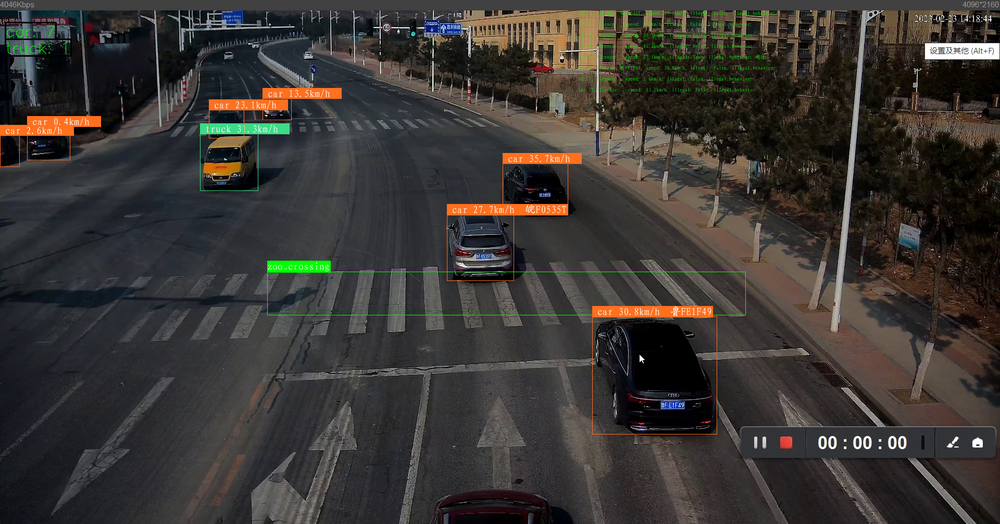
#> input picture img_1.png, 1000 x 524 px, shrunk from 1920 x 1007 before the run
$ python -i color_det.py   (imports and definitions only)
#> lines starting #> are read from the running program, lines starting #| are printed output that depends on the picture; after the words box and inside, x2 and y2 are one past the last pixel; in counts of white or black regions, pixels touching at a corner belong together
#> further down, picture is the input picture: shape (524, 1000, 3); mean B, G, R 51.3, 54.7, 58.1
### colorList.py
import numpy as np
import collections
#定义字典存放颜色分量上下限
#例如：{颜色: [min分量, max分量]}
def getColorList():
    dict = collections.defaultdict(list)
    #红色1
    lower_red = np.array([0, 43, 46])
    upper_red = np.array([10, 255, 255])
    color_list = []
    color_list.append(lower_red)
    color_list.append(upper_red)
    dict['red1']=color_list
    #红色2
    lower_red = np.array([156, 43, 46])
    upper_red = np.array([180, 255, 255])
    color_list = []
    color_list.append(lower_red)
    color_list.append(upper_red)
    dict['red2']=color_list
    #黄色
    lower_yellow = np.array([26, 43, 46])
    upper_yellow = np.array([34, 255, 255])
    color_list = []
    color_list.append(lower_yellow)
    color_list.append(upper_yellow)
    dict['yellow'] = color_list
    #绿色
    lower_green = np.array([78,43,46])
    upper_green = np.array([99,255,255])
    color_list = []
    color_list.append(lower_green)
    color_list.append(upper_green)
    dict['green'] = color_list
    return dict

### color_det.py
import cv2
import colorList
#处理图片
def get_color(frame):
    hsv = cv2.cvtColor(frame,cv2.COLOR_BGR2HSV)
#> hsv: shape (524, 1000, 3); mean H, S, V 65, 59.6, 62.5
    maxsum = -100
    color = None
    color_dict = colorList.getColorList()
    for d in color_dict:
        mask = cv2.inRange(hsv,color_dict[d][0],color_dict[d][1])
        binary = cv2.threshold(mask, 127, 255, cv2.THRESH_BINARY)[1]
        binary = cv2.dilate(binary,None,iterations=2)
        cnts, hiera = cv2.findContours(binary.copy(),cv2.RETR_EXTERNAL,cv2.CHAIN_APPROX_SIMPLE)
        sum = 0
        for c in cnts:
            sum+=cv2.contourArea(c)
        if sum > maxsum :
            maxsum = sum
            color = d
#> this loop made 4 passes
#> pass 1, in get_color, `mask = cv2.inRange(hsv,color_dict[d][0],color_dict[d][1])`:
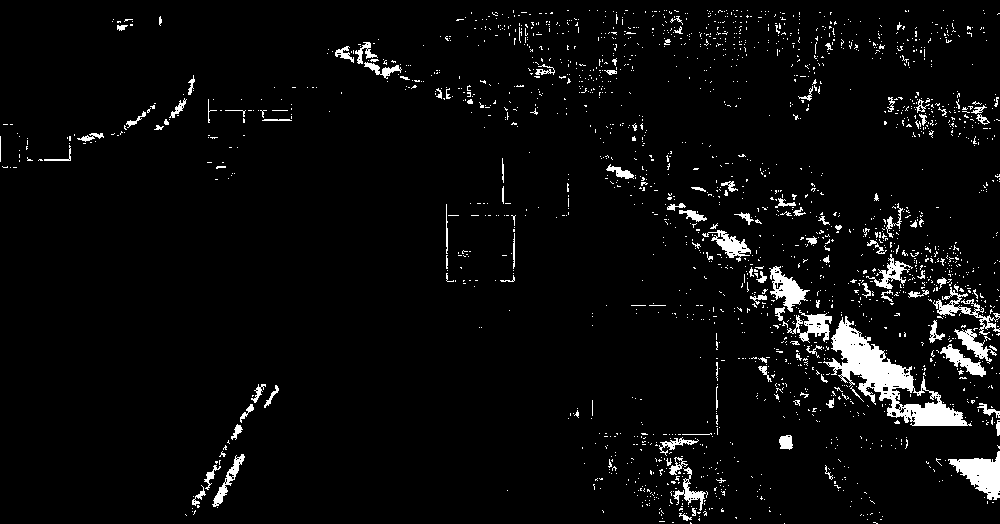
#> mask: shape (524, 1000); 4.3% white; 2034 white regions (1914 under 20 px), largest, box (x1, y1, x2, y2) and area: (823, 316, 972, 426) 4629, (948, 451, 1000, 500) 1290, (769, 266, 810, 312) 775
#> pass 1, in get_color, `binary = cv2.dilate(binary,None,iterations=2)`:
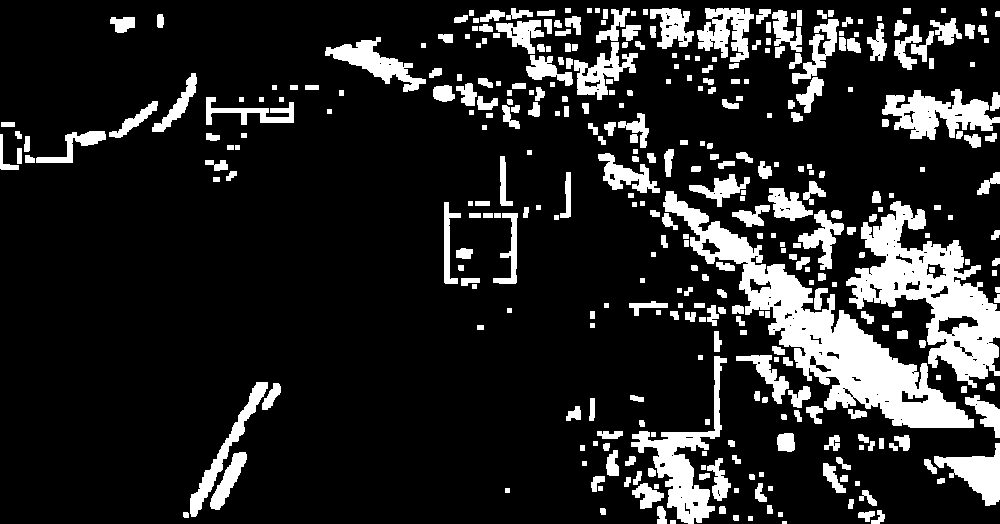
#> binary: shape (524, 1000); 15.8% white; 359 white regions (1 under 20 px), largest, box (x1, y1, x2, y2) and area: (663, 191, 974, 428) 15678, (846, 201, 1000, 388) 11267, (631, 356, 727, 524) 4002
#> pass 2, in get_color, `mask = cv2.inRange(hsv,color_dict[d][0],color_dict[d][1])`:
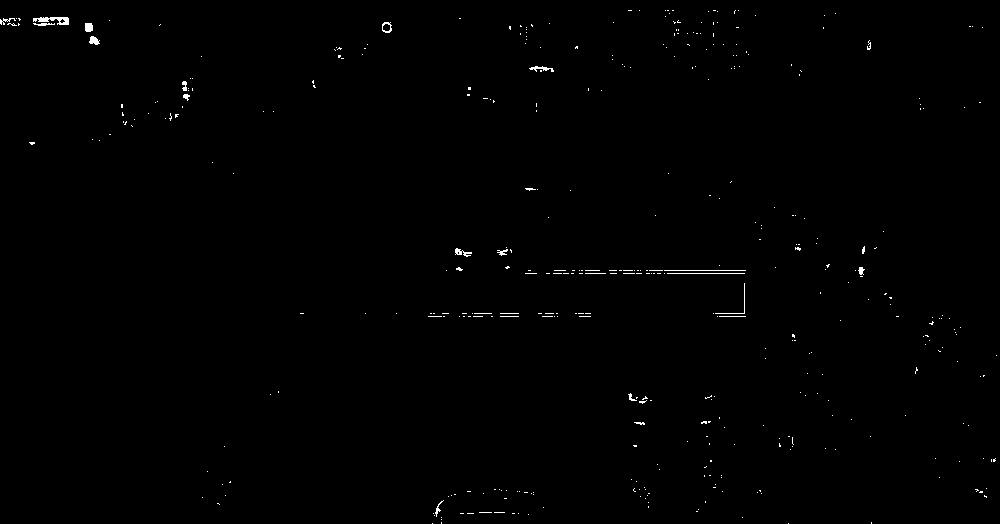
#> mask: shape (524, 1000); 0.42% white in thin lines or dots
#> pass 2, in get_color, `binary = cv2.dilate(binary,None,iterations=2)`:
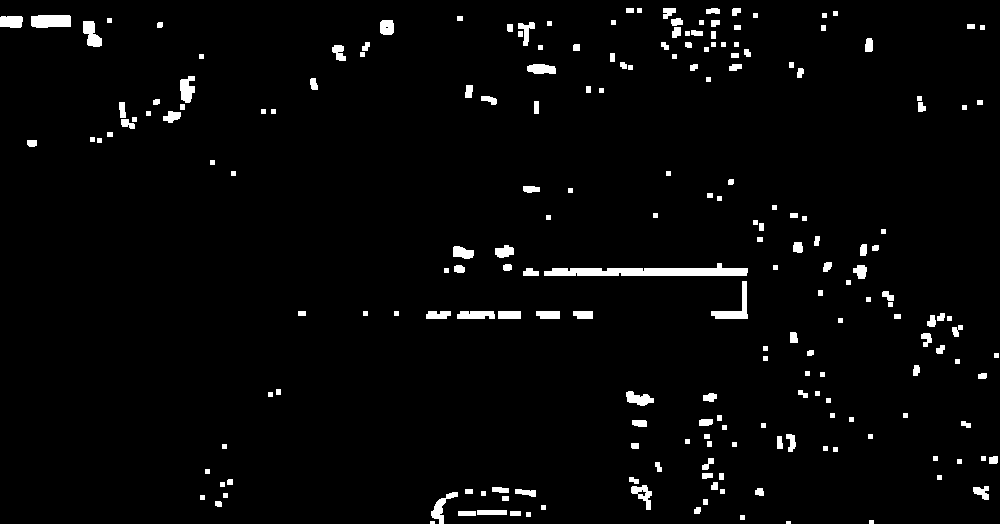
#> binary: shape (524, 1000); 2.8% white; 208 white regions (2 under 20 px), largest, box (x1, y1, x2, y2) and area: (544, 263, 748, 276) 1597, (31, 15, 71, 28) 483, (711, 281, 748, 319) 431
#> after the loop:
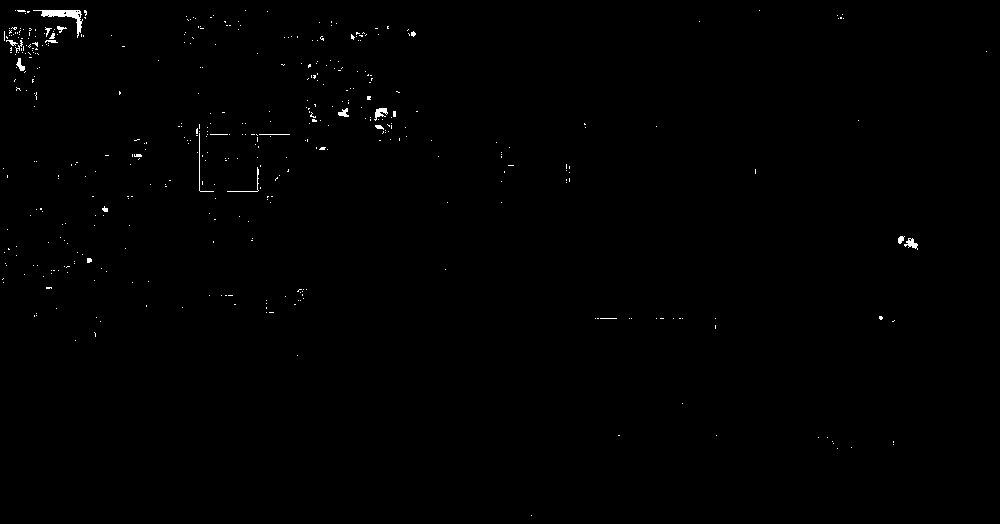
#> mask: shape (524, 1000); 0.39% white in thin lines or dots
#> after the loop, color = 'red1'; maxsum = 74476
    return color

>>> import cv2
>>> picture = cv2.imread('img_1.png')
>>> result = get_color(picture)
#> result = 'red1'
